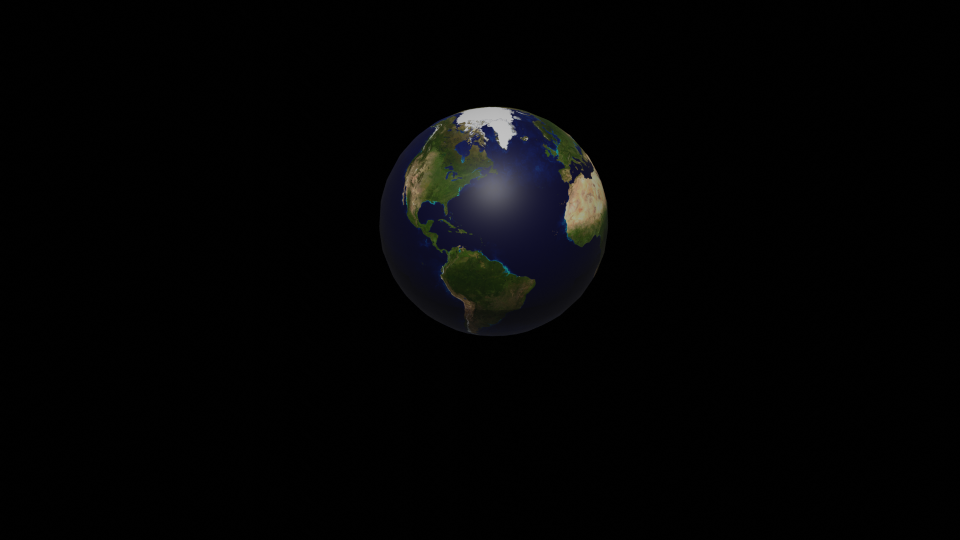
#> input picture world_rotate/trans_01.png, 1920 x 1080 px (shown at 1/2 size)
$ jupyter execute --allow-errors volume-estimation-PointCloud-ManyImages.ipynb   (older library calls are emulated)
#> lines starting #> are read from the running program, lines starting #| are printed output that depends on the picture
# Goal: Estimate Volume of an Object

This is programming project aims to estimate the volume of an object using stereo vision. The procedure is described on page 67 of the document below, as well as this write up.
Some parts of the code is recycled from previous projects.

https://carlos-hernandez.org/papers/fnt_mvs_2015.pdf

"First, implementing stereo rectification is a great idea and builds off of the work we did in class, so it's a great target. I don't think Blender will generate radial distortion,
so I don't expect that you'll need to model that effect (though I could be wrong).

Second, the NCC depth map technique we impemented in class, so (while interesting) is not going to count for much in your "implementation" section.

If your images are coming from Blender, you should not need to compute any segmentation: you can make the background transparent and use that to mask you image.
To compute the volume of the object, you will probably want to look into one of the multi-view stereo applications that I discussed in class and try implementing that,
since the described procedure is not generally capable of giving you volume (you need to combine the 2D projections somehow, which it does not seem that you are doing).

The LK optical flow algorithm seems like a good alternative plan; so pick whichever you would like. There are also a few open source datasets for optical flow if you'd like
to use those: https://vision.middlebury.edu/flow/data/"

[cell 1]
# Starter code (run this first)
import cv2 as cv
import matplotlib.pyplot as plt
import numpy as np
from PIL import Image, ImageOps
import os

[cell 2]
def load_image(filepath):
    """Loads an image into a numpy array.
    Note: image will have 3 color channels [r, g, b]."""
#> called with filepath = './world_rotate/trans_01.png'
    img = np.float32(Image.open(filepath))
    #img = ImageOps.grayscale(img)
    return cv.normalize(img, None, 0, 255, cv.NORM_MINMAX).astype('uint8')
    #return (np.asarray(img).astype('uint8')/255)[:, :, :3]

### 1.1 Initial Feature Matching
We need to detect blob and corner features
in each image using the Difference-of-Gaussian (DoG) and Harris operators. (p.68)

[cell 3]
sift = cv.SIFT_create() # sift detector uses difference of gaussian for feature detection

# get feature matches between two images using SIFT
def get_point_matches(img1, img2):
    """Returns matches as array: (feature track, image, coord)"""

    # find the keypoints and descriptors with SIFT
    kp1, des1 = sift.detectAndCompute(img1, None)
    kp2, des2 = sift.detectAndCompute(img2, None)

    FLANN_INDEX_KDTREE = 1
    index_params = dict(algorithm=FLANN_INDEX_KDTREE, trees=10)
    search_params = dict(checks=100)
    flann = cv.FlannBasedMatcher(index_params,search_params)
    matches = flann.knnMatch(des1, des2, k=2)
    good = []
    pts1 = []
    pts2 = []
    # ratio test as per Lowe's paper
    for i,(m,n) in enumerate(matches):
        if m.distance < 0.90*n.distance:
            good.append(m)
            pts2.append(kp2[m.trainIdx].pt)
            pts1.append(kp1[m.queryIdx].pt)

    pts1 = np.int32(pts1)
    pts2 = np.int32(pts2)
    F, mask = cv.findFundamentalMat(pts1, pts2, cv.FM_LMEDS)
    # We select only inlier points
    pts1 = pts1[mask.ravel()==1]
    pts2 = pts2[mask.ravel()==1]

    return np.stack((pts1, pts2), axis=1)
# combine feature matches
def combine_matches(matches_a, matches_b):
    """Assumes that the 0'th image is the same between them."""
    combined_matches = []
    for ii in range(matches_a.shape[0]):
        ma0 = matches_a[ii, 0]
        # Find the match in b
        mi = np.where((matches_b[:, 0] == ma0).all(axis=1))[0]

        # If a match is found, add to the array
        if mi.size > 0:
            ma = matches_a[ii]
            mb = matches_b[int(mi[0])]
            combined_matches.append(np.concatenate(
                (ma, mb[1:]), axis=0))

    return np.array(combined_matches)

### 1.2 Model Fitting
RANSAC-based methods randomly sample the
matches to generate candidate models and select the model with
the maximum number of consenting matches, which also
defines the number of remaining models to test

[cell 4]
## RANSAC Solution
# [60 lines left out: functions solve_homography, solve_homography_ransac, not called in this run]

[cell 5]
# [19 lines left out: function visualize_matches, not called in this run]


def get_match_colors(image_c, combined_matches):
    colors = []
    nm = combined_matches.shape[0]
    for mi in range(nm):
        m = combined_matches[mi, 0, :]
        colors.append(image_c[m[1]-1:m[1]+2,
                              m[0]-1:m[0]+2].sum(axis=0).sum(axis=0)/9)

    return colors

def correct_affine_ambiguity(M, S):
    Atilde = M
    Xtilde = S
    m = Atilde.shape[0]//2
    Am = np.zeros((3*m, 9))
    bm = np.zeros(3*m)
    for mi in range(m):
        Atl = Atilde[2*mi:2*mi+2]
        for ri in range(3):
            for ci in range(3):
                Am[3*mi+0, 3*ri + ci] = Atl[0, ri] * Atl[0, ci]
                bm[3*mi+0] = 1
                Am[3*mi+1, 3*ri + ci] = Atl[1, ri] * Atl[1, ci]
                bm[3*mi+1] = 1
                Am[3*mi+2, 3*ri + ci] = Atl[0, ri] * Atl[1, ci]
                bm[3*mi+2] = 0

    CCT = np.reshape(np.linalg.lstsq(Am, bm, rcond=None)[0], (3, 3))

    # Enforce a Positive Semi-Definite Matrix
    # (usually not necessary)
    C = 0.5*(CCT + CCT.T)
    w, v = np.linalg.eig(C)
    CCT = v @ np.diag(np.abs(w)) @ np.linalg.inv(v)

    C = np.linalg.cholesky(CCT)

    A = Atilde @ C
    X = np.linalg.inv(C) @ Xtilde
    return A, X

[cell 6]
# [22 lines left out: functions transform_image, visualize_computed_transform, not called in this run]

[cell 7]
test1 = load_image('./world_rotate/trans_01.png')
fig1 = plt.figure()
plt.imshow(test1[:, :, 0])

fig2 = plt.figure()
test2 = load_image('./world_rotate/trans_02.png')
#> call 2 of load_image, with filepath = './world_rotate/trans_02.png'
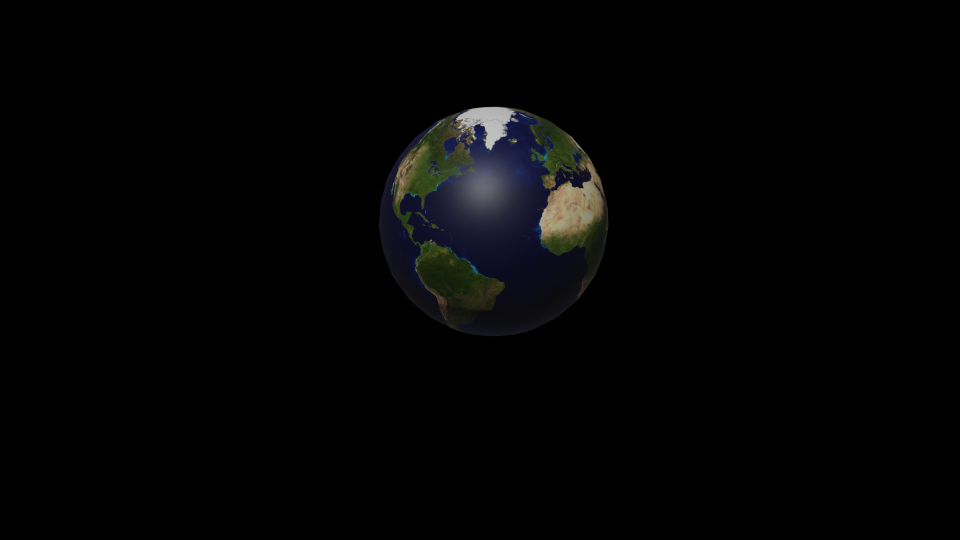
#> input picture world_rotate/trans_02.png, 1920 x 1080 px (shown at 1/2 size)
#> in load_image (call 2), `return cv.normalize(img, None, 0, 255, cv.NORM_MINMAX).astype('uint8')`:
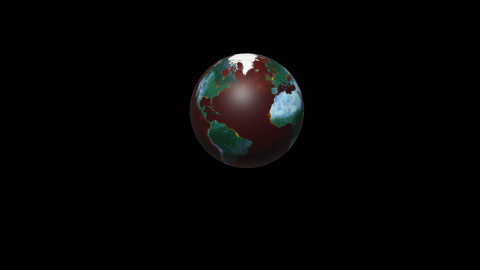
#> returned value: shape (1080, 1920, 3) (shown at 1/4 size); mean of channels 0, 1, 2 5.1, 5.3, 5.5; drawn as B, G, R
plt.imshow(test2[:, :, 0])

fig3 = plt.figure()
test3 = load_image('./world_rotate/trans_03.png')
#> call 3 of load_image, with filepath = './world_rotate/trans_03.png'
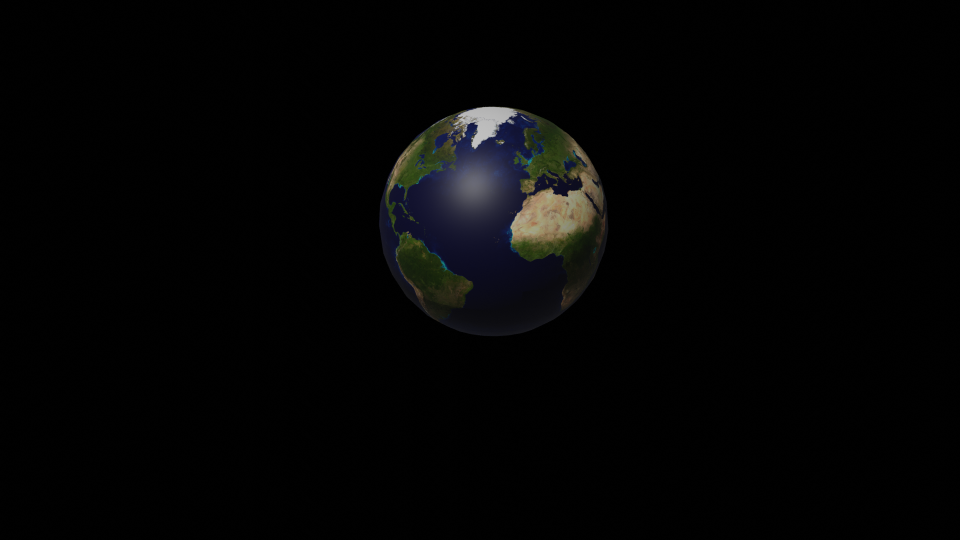
#> input picture world_rotate/trans_03.png, 1920 x 1080 px (shown at 1/2 size)
#> in load_image (call 3), `return cv.normalize(img, None, 0, 255, cv.NORM_MINMAX).astype('uint8')`:
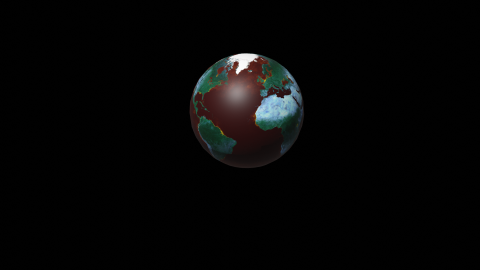
#> returned value: shape (1080, 1920, 3) (shown at 1/4 size); mean of channels 0, 1, 2 5.3, 5.4, 5.5; drawn as B, G, R
plt.imshow(test3[:, :, 0])
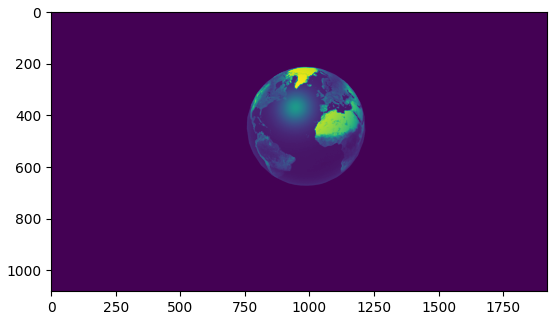
#> figure drawn by matplotlib, 1 panel

[cell 8]
test1 = cv.imread('./world_rotate/trans_01.png',0)
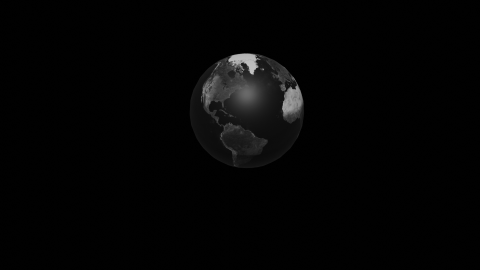
#> test1: shape (1080, 1920) (shown at 1/4 size); min 0, max 193, mean 3.9
test2 = cv.imread('./world_rotate/trans_02.png',0)
test3 = cv.imread('./world_rotate/trans_03.png',0)
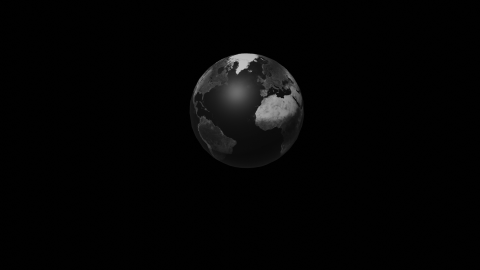
#> test3: shape (1080, 1920) (shown at 1/4 size); min 0, max 193, mean 4.2

matches1 = get_point_matches(test1, test2)
#> in get_point_matches, `kp1, des1 = sift.detectAndCompute(img1, None)`: kp1 = 401 keypoints; strongest (x, y, size): (1000, 242, 43.6), (1170, 408, 61.1), (945, 237, 33.4), (1054, 277, 2.5)
#> in get_point_matches, `kp2, des2 = sift.detectAndCompute(img2, None)`: kp2 = 418 keypoints; strongest (x, y, size): (986, 242, 47.3), (1142, 423, 75.7), (979, 287, 13.1), (1031, 283, 2.5)
#> in get_point_matches, `matches = flann.knnMatch(des1, des2, k=2)`: matches = 401 matches
#> after the loop in get_point_matches, `for i,(m,n) in enumerate(matches):`: good = 250 matches; pts1 = 250 pairs, first value 806.1 to 1190.1, second value 219.4 to 645.6; pts2 = 250 pairs, first value 783.6 to 1213.7, second value 219.4 to 604.1
#> in get_point_matches, `pts1 = np.int32(pts1)`: pts1 = 250 pairs, first value 806 to 1190, second value 219 to 645
#> in get_point_matches, `pts2 = np.int32(pts2)`: pts2 = 250 pairs, first value 783 to 1213, second value 219 to 604
#> in get_point_matches, `F, mask = cv.findFundamentalMat(pts1, pts2, cv.FM_LMEDS)`: F = [[8.29e-08, 2.14e-07, -0.00114], [-9.31e-07, 8.66e-08, 0.0125], [5.49e-05, -0.0118, 1]]; mask = 250 values, max 1 at index 3, min 0 at index 0, mean 0.764
#> in get_point_matches, `pts1 = pts1[mask.ravel()==1]`: pts1 = 191 pairs, first value 809 to 1190, second value 229 to 614
#> in get_point_matches, `pts2 = pts2[mask.ravel()==1]`: pts2 = 191 pairs, first value 783 to 1168, second value 223 to 604
matches2 = get_point_matches(test1, test3)
#> in get_point_matches (call 2), `kp2, des2 = sift.detectAndCompute(img2, None)`: kp2 = 431 keypoints; strongest (x, y, size): (974, 241, 46.4), (951, 285, 12.8), (945, 256, 14.3), (1007, 229, 24.5)
#> after the loop in get_point_matches (call 2), `for i,(m,n) in enumerate(matches):`: good = 179 matches; pts1 = 179 pairs, first value 803.5 to 1189.8, second value 220.3 to 645.6; pts2 = 179 pairs, first value 782.2 to 1191.7, second value 223.4 to 595.4
#matches2 = get_point_matches(test1[:, :, 0], test2[:, :, 0])

# combined_matches = N x M x 2 matrix. N = num feautres, M = num Images, 2 = x y coords
combined_matches = combine_matches(matches1, matches2)
#> the loop in combine_matches, `for ii in range(matches_a.shape[0]):` made 191 passes
#> (mi, ma, mb) on passes 2, 7, 8, 13, 15, 19, 28: ([1], [[813, 368], [795, 350]], [[813, 368], [791, 330]]), ([2], [[829, 409], [799, 390]], [[829, 409], [782, 368]]), ([3], [[829, 357], [809, 340]], [[829, 357], [801, 321]]), ([5], [[834, 364], [813, 349]], [[834, 364], [806, 336]]), ([6], [[835, 315], [824, 300]], [[835, 315], [832, 287]]), ([7], [[843, 332], [823, 318]], [[843, 332], [810, 309]]), ([9], [[869, 488], [820, 472]], [[869, 488], [785, 451]])
#> after the loop in combine_matches, `for ii in range(matches_a.shape[0]):`: combined_matches = 91 items
colors = get_match_colors(load_image('./world_rotate/trans_01.png'), combined_matches)
#> in get_match_colors, `colors = []`: colors = []
#> the loop in get_match_colors, `for mi in range(nm):` made 91 passes
#> m on passes 1 to 8: [813, 368], [829, 409], [829, 357], [834, 364], [835, 315], [843, 332], [869, 488], [878, 439]
#> after the loop in get_match_colors, `for mi in range(nm):`: colors = 91 items, first 6: [204.4, 182.2, 140.2], [171.8, 153, 113.3], [191.7, 152.1, 114.6], [144.4, 127, 88], [118.4, 105.3, 68], [86.67, 87.78, 45]
#the features have been matched between the 3 images now.
#print(combined_matches.shape)
centers = np.mean(combined_matches, axis=0)
#> centers = [[1004.8, 385.2], [967.5, 384.6], [939.9, 383.6]]
matches_norm = combined_matches - centers #centered points for each image
f_points, im_num, f_coords = matches_norm.shape # feature points x image , x coords

D = np.zeros((6,f_points))
for i in range(0,f_points):
    D[0][i] = matches_norm[i][0][0]
    D[1][i] = matches_norm[i][0][1]
    D[2][i] = matches_norm[i][1][0]
    D[3][i] = matches_norm[i][1][1]
    D[4][i] = matches_norm[i][2][0]
    D[5][i] = matches_norm[i][2][1]

[U,S,V] = np.linalg.svd(D) #U.shape = (M,N,N) #s.shape = (m,2) #v.shape = (v,2,2)
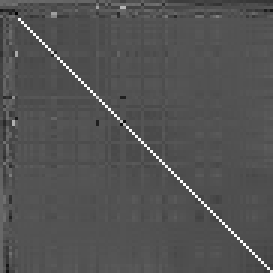
#> V: shape (91, 91) float64 (shown 3 times larger); min -0.462, max 0.986, mean 0.0106; drawn with min black and max white
#> U = [[-0.502, -0.321, -0.394, 0.648, 0.265, 0.00786], [0.255, -0.52, 0.00446, -0.237, 0.459, -0.63], [-0.544, -0.233, -0.358, -0.587, -0.406, -0.107], [0.201, -0.546, -0.0313, -0.223, 0.195, 0.757], [-0.574, -0.0388, 0.759, -0.116, 0.277, 0.0503], [0.13, -0.522, 0.373, 0.341, -0.663, -0.125]]; S = [1952.5, 1203, 377.7, 38.82, 17.26, 4.66]
true_s = np.zeros((U.shape[1], V.shape[0]))
true_s[:S.size, :S.size] = np.diag(S)
np.allclose(U.dot(true_s).dot(V), D)
#ux,uy,uz = U.shape
U_3col = np.zeros((U.shape[1],3)) # 2m x n matrix of 0s
#> U_3col = [[0, 0, 0], [0, 0, 0], [0, 0, 0], [0, 0, 0], [0, 0, 0], [0, 0, 0]]
for i in range(U.shape[0]):
    U_3col[i][0] = U[i][0]
    U_3col[i][1] = U[i][1]
    U_3col[i][2] = U[i][2]
#> after the loop, U_3col = [[-0.502, -0.321, -0.394], [0.255, -0.52, 0.00446], [-0.544, -0.233, -0.358], [0.201, -0.546, -0.0313], [-0.574, -0.0388, 0.759], [0.13, -0.522, 0.373]]
U = U_3col
#> U has the same summary as U_3col
W = np.zeros((3,3))
#> W = [[0, 0, 0], [0, 0, 0], [0, 0, 0]]
for i in range(0,3):
    for j in range(0,3):
        W[i][j] = true_s[i][j]
#> after the loop, W = [[1952.5, 0, 0], [0, 1203, 0], [0, 0, 377.7]]
V_3row = np.zeros((3,V.shape[0])) # v = N
V_3row[0] = V[0]
V_3row[1] = V[1]
V_3row[2] = V[2]
V = V_3row

M = U@np.sqrt(W)
#> M = [[-22.19, -11.13, -7.65], [11.28, -18.03, 0.0867], [-24.05, -8.07, -6.95], [8.87, -18.95, -0.608], [-25.35, -1.35, 14.76], [5.73, -18.11, 7.25]]
S = np.sqrt(W) @ V
def reproject_image_points(A, X, centers):
    #print(f'X matrix: {X}')
    mtx = A @ X
    new_matrix = np.zeros((mtx.shape[1],int(mtx.shape[0]/2),2))


    for j in range(mtx.shape[1]):
        new_matrix[j][0] = [mtx[0][j]+centers[0][0],mtx[1][j]+centers[0][1]]
        new_matrix[j][1] = [mtx[2][j]+centers[1][0],mtx[3][j]+centers[1][1]]
        new_matrix[j][2] = [mtx[4][j]+centers[2][0],mtx[5][j]+centers[2][1]]

            #new_matrix[i][j] = [mtx[]]

    return new_matrix

A, X = correct_affine_ambiguity(M, S)
#> in correct_affine_ambiguity, `Atilde = M`: Atilde has the same summary as M outside correct_affine_ambiguity
#> in correct_affine_ambiguity, `bm = np.zeros(3*m)`: bm = [0, 0, 0, 0, 0, 0, 0, 0, 0]
#> the loop in correct_affine_ambiguity, `for mi in range(m):` made 3 passes
#> Atl on passes 1 to 3: [[-22.19, -11.13, -7.65], [11.28, -18.03, 0.0867]], [[-24.05, -8.07, -6.95], [8.87, -18.95, -0.608]], [[-25.35, -1.35, 14.76], [5.73, -18.11, 7.25]]
#> after the loop in correct_affine_ambiguity, `for mi in range(m):`: bm = [1, 1, 0, 1, 1, 0, 1, 1, 0]
#> in correct_affine_ambiguity, `CCT = np.reshape(np.linalg.lstsq(Am, bm, rcond=None)[0], (3, 3))`: CCT = [[0.00145, 0.00145, 0.02], [-0.0015, 0.00247, 0.0178], [-0.0199, -0.0185, 0.000504]]
#> in correct_affine_ambiguity, `C = 0.5*(CCT + CCT.T)`: C = [[0.00145, -2.62e-05, 8.37e-05], [-2.62e-05, 0.00247, -0.000392], [8.37e-05, -0.000392, 0.000504]]
#> in correct_affine_ambiguity, `w, v = np.linalg.eig(C)`: w = [0.000423, 0.00146, 0.00255]; v = [[-0.0748, -0.996, -0.038], [0.187, -0.0515, 0.981], [0.98, -0.0663, -0.19]]
#> in correct_affine_ambiguity, `CCT = v @ np.diag(np.abs(w)) @ np.linalg.inv(v)`: CCT has the same summary as C
#> in correct_affine_ambiguity, `C = np.linalg.cholesky(CCT)`: C = [[0.0381, 0, 0], [-0.000686, 0.0497, 0], [0.0022, -0.00786, 0.0209]]
#> in correct_affine_ambiguity, `A = Atilde @ C`: A = [[-0.855, -0.493, -0.16], [0.443, -0.897, 0.00181], [-0.927, -0.346, -0.145], [0.35, -0.937, -0.0127], [-0.933, -0.183, 0.309], [0.247, -0.957, 0.152]]
reprojected_image_points = reproject_image_points(A, X, centers)

plt.figure(figsize=(8, 8), dpi=150)
stacked_images = (test1, test2, test3)
num_images = len(stacked_images)
#> num_images = 3
for ii in range(num_images):
    plt.subplot(2, 2, ii+1)
    plt.imshow(stacked_images[ii], cmap='gray')
    plt.plot(combined_matches[:, ii, 0],
             combined_matches[:, ii, 1],
             '.')
    plt.plot(reprojected_image_points[:, ii, 0],
             reprojected_image_points[:, ii, 1],
             'ro', markerfacecolor='none')

np.save("points.npy", X)
np.save("colors.npy", colors)
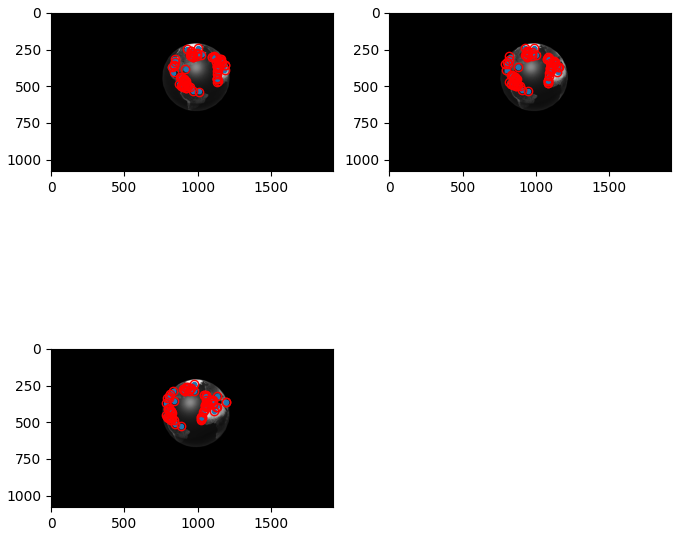
#> figure drawn by matplotlib, 3 panels

[cell 9]
import matplotlib.pyplot as plt
import numpy as np
from mpl_toolkits.mplot3d import Axes3D

X = np.load("points.npy")
colors = np.load("colors.npy")
#> colors = 91 rows, first 8: [204.4, 182.2, 140.2], [171.8, 153, 113.3], [191.7, 152.1, 114.6], [144.4, 127, 88], [118.4, 105.3, 68], [86.67, 87.78, 45], [72.11, 96.56, 34.44], [59, 76, 42.78]
colors = np.true_divide(colors,255) # convert values to between 0 and 1
#> colors = 91 rows, first 8: [0.802, 0.715, 0.55], [0.674, 0.6, 0.444], [0.752, 0.597, 0.449], [0.566, 0.498, 0.345], [0.464, 0.413, 0.267], [0.34, 0.344, 0.176], [0.283, 0.379, 0.135], [0.231, 0.298, 0.168]
print(colors.shape)
#| (91, 3)

fig = plt.figure()
ax = fig.add_subplot(111, projection='3d')

ax.scatter(X[0, :], X[1, :], X[2, :], c=colors)
ax.set_xlim3d([-750, 750])
ax.set_ylim3d([-750, 750])
ax.set_zlim3d([-750, 750])
plt.show()
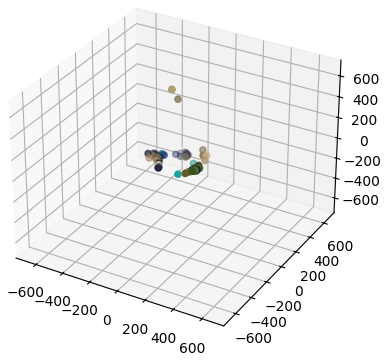
#> figure drawn by matplotlib, 1 panel

#> (a cell that did not finish here is left out)

[cell 11]
#combined_matches = combine_matches(matches1, matches2)

[cell 12]
matches1[:,0,0].flatten().shape

[cell 13]
matches1.shape[0]
